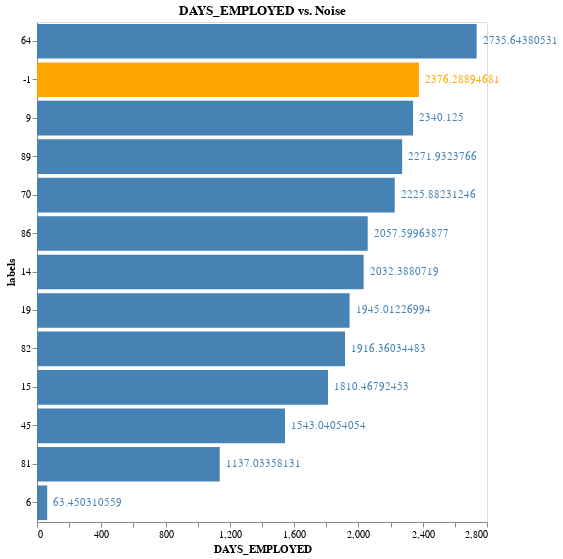

The notebook cell this image was saved under:
### Markdown cell above
### Interpretation

This feature represents the number of days away that the first payment is due relative to the current application. Applicants who have a very large number of days intil their first payment becomes due, 42,801, are represented by cluster 81. These wide time spans are not erroneous and would require the input of subject matter experts as they are most likely due to international financial system differences.

### Code cell
plot_feature(top_5[1])

### Figure 1 — Vega-Lite specification as saved in the notebook (floating-point values rounded to 4 significant figures)
{"config": {"view": {"continuousWidth": 400, "continuousHeight": 300}}, "layer": [{"mark": "bar", "encoding": {"color": {"condition": {"value": "orange", "test": "(datum.labels === -1)"}, "value": "steelblue"}, "x": {"type": "quantitative", "axis": {"grid": false}, "field": "DAYS_EMPLOYED", "title": "DAYS_EMPLOYED"}, "y": {"type": "nominal", "field": "labels", "sort": {"field": "DAYS_EMPLOYED", "order": "descending"}}}, "title": "DAYS_EMPLOYED vs. Noise"}, {"mark": {"type": "text", "align": "left", "baseline": "middle", "dx": 6}, "encoding": {"color": {"condition": {"value": "orange", "test": "(datum.labels === -1)"}, "value": "steelblue"}, "text": {"type": "quantitative", "field": "DAYS_EMPLOYED"}, "x": {"type": "quantitative", "axis": {"grid": false}, "field": "DAYS_EMPLOYED", "title": "DAYS_EMPLOYED"}, "y": {"type": "nominal", "field": "labels", "sort": {"field": "DAYS_EMPLOYED", "order": "descending"}}}, "title": "DAYS_EMPLOYED vs. Noise"}], "data": {"name": "data-80151b2b632f60379efc8b7cd56cab7f"}, "height": 500, "width": 450, "$schema": "https://vega.github.io/schema/vega-lite/v4.0.2.json", "datasets": {"data-80151b2b632f60379efc8b7cd56cab7f": [{"labels": -1, "PREV_DAYS_FIRST_DUE": 3839.0, "DAYS_EMPLOYED": 2376.0, "PERCENT_EMPLOYED_TO_AGE": 0.1504, "PREV_DAYS_LAST_DUE_1ST_VERSION": 37210.0, "FLAG_EMP_PHONE": 0.8787, "TARGET": 0.08115}, {"labels": 6, "PREV_DAYS_FIRST_DUE": 0.0, "DAYS_EMPLOYED": 63.45, "PERCENT_EMPLOYED_TO_AGE": 0.002907, "PREV_DAYS_LAST_DUE_1ST_VERSION": 0.0, "FLAG_EMP_PHONE": 0.07609, "TARGET": 0.07143}, {"labels": 9, "PREV_DAYS_FIRST_DUE": 10860.0, "DAYS_EMPLOYED": 2340.0, "PERCENT_EMPLOYED_TO_AGE": 0.1428, "PREV_DAYS_LAST_DUE_1ST_VERSION": 26690.0, "FLAG_EMP_PHONE": 0.8258, "TARGET": 0.0947}, {"labels": 14, "PREV_DAYS_FIRST_DUE": 0.0, "DAYS_EMPLOYED": 2032.0, "PERCENT_EMPLOYED_TO_AGE": 0.1356, "PREV_DAYS_LAST_DUE_1ST_VERSION": 0.0, "FLAG_EMP_PHONE": 0.9984, "TARGET": 0.06373}, {"labels": 15, "PREV_DAYS_FIRST_DUE": -1332.0, "DAYS_EMPLOYED": 1810.0, "PERCENT_EMPLOYED_TO_AGE": 0.1165, "PREV_DAYS_LAST_DUE_1ST_VERSION": 365200.0, "FLAG_EMP_PHONE": 0.8698, "TARGET": 0.1264}, {"labels": 19, "PREV_DAYS_FIRST_DUE": -727.3, "DAYS_EMPLOYED": 1945.0, "PERCENT_EMPLOYED_TO_AGE": 0.1213, "PREV_DAYS_LAST_DUE_1ST_VERSION": 79090.0, "FLAG_EMP_PHONE": 0.7607, "TARGET": 0.04908}, {"labels": 45, "PREV_DAYS_FIRST_DUE": 1885.0, "DAYS_EMPLOYED": 1543.0, "PERCENT_EMPLOYED_TO_AGE": 0.1174, "PREV_DAYS_LAST_DUE_1ST_VERSION": 2922.0, "FLAG_EMP_PHONE": 0.9775, "TARGET": 0.1139}, {"labels": 64, "PREV_DAYS_FIRST_DUE": 260.1, "DAYS_EMPLOYED": 2736.0, "PERCENT_EMPLOYED_TO_AGE": 0.1586, "PREV_DAYS_LAST_DUE_1ST_VERSION": 41510.0, "FLAG_EMP_PHONE": 0.8374, "TARGET": 0.07412}, {"labels": 70, "PREV_DAYS_FIRST_DUE": 127.1, "DAYS_EMPLOYED": 2226.0, "PERCENT_EMPLOYED_TO_AGE": 0.1455, "PREV_DAYS_LAST_DUE_1ST_VERSION": 79270.0, "FLAG_EMP_PHONE": 0.8864, "TARGET": 0.1067}, {"labels": 81, "PREV_DAYS_FIRST_DUE": 42800.0, "DAYS_EMPLOYED": 1137.0, "PERCENT_EMPLOYED_TO_AGE": 0.07377, "PREV_DAYS_LAST_DUE_1ST_VERSION": 34690.0, "FLAG_EMP_PHONE": 0.4751, "TARGET": 0.06229}, {"labels": 82, "PREV_DAYS_FIRST_DUE": -308.9, "DAYS_EMPLOYED": 1916.0, "PERCENT_EMPLOYED_TO_AGE": 0.127, "PREV_DAYS_LAST_DUE_1ST_VERSION": 170.8, "FLAG_EMP_PHONE": 0.9698, "TARGET": 0.1026}, {"labels": 86, "PREV_DAYS_FIRST_DUE": 735.4, "DAYS_EMPLOYED": 2058.0, "PERCENT_EMPLOYED_TO_AGE": 0.1341, "PREV_DAYS_LAST_DUE_1ST_VERSION": 100900.0, "FLAG_EMP_PHONE": 0.8382, "TARGET": 0.09482}, {"labels": 89, "PREV_DAYS_FIRST_DUE": -643.1, "DAYS_EMPLOYED": 2272.0, "PERCENT_EMPLOYED_TO_AGE": 0.1541, "PREV_DAYS_LAST_DUE_1ST_VERSION": -572.1, "FLAG_EMP_PHONE": 0.9953, "TARGET": 0.0857}]}}
